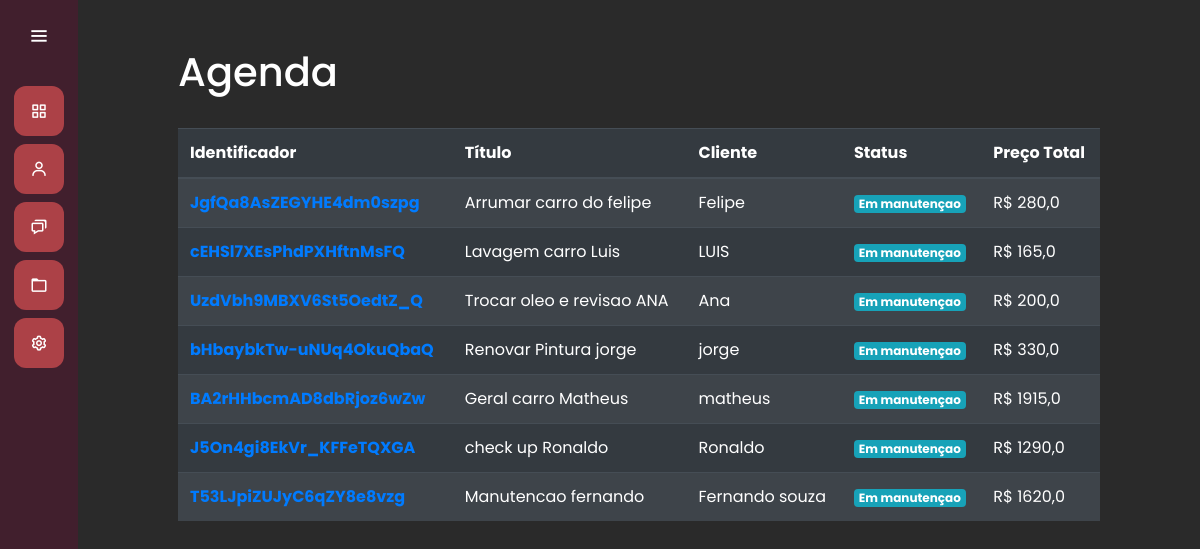
/servicos/listar_servico/, run on the app's committed database.
### servicos/models.py (models this page shows, shortened)
class Servico(models.Model):
    titulo = models.CharField(max_length=30)
    cliente = models.ForeignKey(Cliente, on_delete=models.SET_NULL, null=True)
    cateagoria_manutencao = models.ManyToManyField(CategoriaManutencao)
    data_inicio = models.DateField(null=True)
    data_entrega = models.DateField(null=True)
    finalizado = models.BooleanField(default=False)
    protocolo = models.CharField(max_length=52, null=True, blank=True)
    identificador = models.CharField(max_length=24, null=True, blank=True)
    def preco_total(self):
        preco_total = float(0)
        for categoria in self.cateagoria_manutencao.all():
            preco_total += float(categoria.preco)
        return preco_total

class CategoriaManutencao(models.Model):
    titulo = models.CharField(max_length=3, choices=ChoicesCategoriaManutencao.choices)
    preco = models.DecimalField(max_digits=8, decimal_places=2)

### clientes/models.py (models this page shows)
class Cliente(models.Model):
    nome = models.CharField(max_length=50)
    sobrenome = models.CharField(max_length=50)
    email = models.EmailField(max_length=50, default='a')
    cpf = models.CharField(max_length=12)
    def __str__(self) -> str:
        return self.nome

### servicos/views.py (the view)
# urls.py: path('listar_servico/', views.listar_servico,name="listar_servico"),
def listar_servico(request):
    if request.method == "GET":
        servicos = Servico.objects.all()
        return render(request, 'listar_servico.html', {'servicos': servicos})

### servicos/templates/listar_servico.html
{% extends 'base.html' %}
{% load static %}
{% block 'head' %}
    <link rel="stylesheet" href="{% static 'clientes/css/clientes.css' %}">
    <link rel="stylesheet" href="{% static 'servicos/css/listar_servico.css' %}">
{% endblock %}
{% block 'dashboard' %}
    <br>
    <br>
    <div class="container-fluid distanciamento">
        <h1>Agenda</h1>
        <br>
        <table class="table table-striped table-dark">
            <thead>
              <tr>
                <th scope="col">Identificador</th>
                <th scope="col">Título</th>
                <th scope="col">Cliente</th>
                <th scope="col">Status</th>
                <th scope="col">Preço Total</th>
              </tr>
            </thead>
            <tbody>
                {% for servico in servicos %}
                    <tr>
                        <th scope="row"><a href="{% url 'servico' servico.identificador %}">{{servico.identificador}}</a></th>
                        <td>{{servico.titulo}}</td>
                        <td>{{servico.cliente}}</td>
                        <td>
                            {% if servico.finalizado %}
                                <span class="badge badge-success">Finalizado</span>
                            {% else %}
                                <span class="badge badge-info">Em manutençao</span>
                            {% endif %}
                        </td>
                        <td>R$ {{servico.preco_total}}</td>
                    </tr>
                {% endfor %}
            </tbody>
          </table>
    </div>
{% endblock %}

### templates/base.html (shortened to what this page needs)
{% load static %}
<!doctype html>
<html lang="pt-BR">
  <head>
    <link rel="stylesheet" href="https://cdn.jsdelivr.net/npm/bootstrap@4.6.1/dist/css/bootstrap.min.css">
    <link rel="stylesheet" href="{% static 'general/css/base.css' %}">
    <link rel="stylesheet" href="{% static 'general/css/general.css' %}">
    <link href='https://unpkg.com/boxicons@2.0.7/css/boxicons.min.css' rel='stylesheet'>
    {% block 'head' %}{% endblock %}
  </head>
  <body>
    <div class="sidebar">
        <div class="logo-details">
            <i class='bx bx-menu' id="btn" ></i>
        </div>
        <ul class="nav-list">
          <li>
            <a href="{% url 'home' %}">
              <i class='bx bx-grid-alt'></i>
            </a>
          </li>
          <li>
          <a href="{% url 'clientes' %}">
            <i class='bx bx-user' ></i>
          </a>
        </li>
        <li>
          <a href="{% url 'novo_servico' %}">
            <i class='bx bx-chat' ></i>
          </a>
        </li>
        <li>
          <a href="{% url 'listar_servico' %}">
            <i class='bx bx-folder' ></i>
          </a>
        </li>
        <li>
          <a href="#">
            <i class='bx bx-cog' ></i>
          </a>
        </li>
        </ul>
      </div>
      <section class="home-section">
          {% block 'dashboard'%}
          {% endblock %}
      </section>
  </body>
</html>

### templates/static/general/css/base.css (style rules this page uses)
* { margin: 0; padding: 0; box-sizing: border-box; font-family: "Poppins" , sans-serif; }
.sidebar { position: fixed; left: 0; top: 0; height: 100%; width: 78px; background: var(--dark-color); padding: 6px 14px; z-index: 99; transition: all 0.5s ease; }
.sidebar .logo-details { height: 60px; display: flex; align-items: center; position: relative; }
.sidebar .logo-details #btn { position: absolute; top: 50%; right: 0; transform: translateY(-50%); font-size: 22px; transition: all 0.4s ease; font-size: 23px; text-align: center; cursor: pointer; transition: all 0.5s ease; }
.sidebar i { color: #fff; height: 60px; min-width: 50px; font-size: 28px; text-align: center; line-height: 60px; }
.sidebar .nav-list { margin-top: 20px; height: 100%; }
.sidebar li { position: relative; margin: 8px 0; list-style: none; }
.sidebar li a { display: flex; height: 100%; width: 100%; border-radius: 12px; align-items: center; text-decoration: none; transition: all 0.4s ease; background: var(--main-color); }
.sidebar li i { height: 50px; line-height: 50px; font-size: 18px; border-radius: 12px; }
.home-section { position: relative; min-height: 100vh; top: 0; background: #2A2A2A; left: 78px; color: white; width: calc(100% - 78px); transition: all 0.5s ease; z-index: 2; }

### templates/static/general/css/general.css (style rules this page uses)
:root { --main-color: #ac4147; --dark-color: #411f2d; --light-color: #ffc27f; --contrast-color: #f88863; --differential-color: #ffe29a; }

### templates/static/servicos/css/listar_servico.css (style rules this page uses)
.distanciamento { padding-left: 100px; padding-right: 100px; }

### data on the page
Servico: identificador "JgfQa8AsZEGYHE4dm0szpg", titulo "Arrumar carro do felipe", cliente "Felipe", finalizado "Em manutençao", preco_total "280,0"
Servico: identificador "cEHSl7XEsPhdPXHftnMsFQ", titulo "Lavagem carro Luis", cliente "LUIS", finalizado "Em manutençao", preco_total "165,0"
Servico: identificador "UzdVbh9MBXV6St5OedtZ_Q", titulo "Trocar oleo e revisao ANA", cliente "Ana", finalizado "Em manutençao", preco_total "200,0"
Servico: identificador "bHbaybkTw-uNUq4OkuQbaQ", titulo "Renovar Pintura jorge", cliente "jorge", finalizado "Em manutençao", preco_total "330,0"
Servico: identificador "BA2rHHbcmAD8dbRjoz6wZw", titulo "Geral carro Matheus", cliente "matheus", finalizado "Em manutençao", preco_total "1915,0"
Servico: identificador "J5On4gi8EkVr_KFFeTQXGA", titulo "check up Ronaldo", cliente "Ronaldo", finalizado "Em manutençao", preco_total "1290,0"
Servico: identificador "T53LJpiZUJyC6qZY8e8vzg", titulo "Manutencao fernando", cliente "Fernando souza", finalizado "Em manutençao", preco_total "1620,0"
